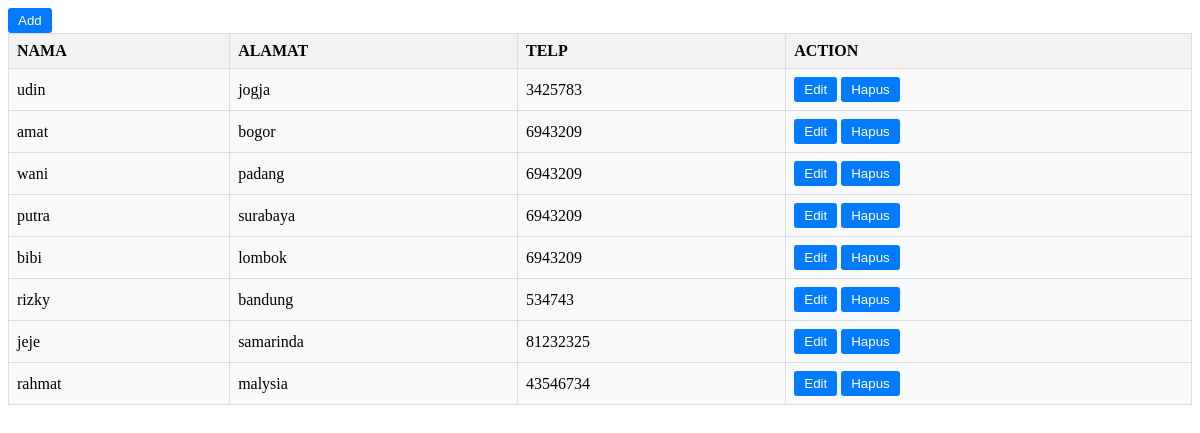
/pengarang/index.php, run on the app's committed database.
### tables this page shows
CREATE TABLE `pengarang` (
  `id_pengarang` int(11) NOT NULL,
  `nama` varchar(100) NOT NULL,
  `alamat` tinytext NOT NULL,
  `telp` int(12) NOT NULL
);

### pengarang/index.php (the view, shortened to what this page needs)
<?php
$db_host = 'localhost';
$db_user = 'root';
$db_pass = '';
$db_name = 'perpus';
$conn = mysqli_connect($db_host, $db_user, $db_pass, $db_name);
$sql = 'SELECT id_pengarang, nama, alamat, telp
        FROM pengarang';
$query = mysqli_query($conn, $sql);
echo '<button onclick="addBook()">Add</button>';
echo '<table>
        <thead>
            <tr>
                <th>NAMA</th>
                <th>ALAMAT</th>
                <th>TELP</th>
                <th>ACTION</th>
            </tr>
        </thead>
        <tbody>';
while ($row = mysqli_fetch_array($query)) {
    echo '<tr>
            <td>' . $row['nama'] . '</td>
            <td>' . $row['alamat'] . '</td>
            <td>' . $row['telp'] . '</td>
            <td>
            <button class="btn-edit" onclick="editBook(' . $row['id_pengarang'] . ')">Edit</button>
            <button class="btn-delete" onclick="deleteBook(' . $row['id_pengarang'] . ')">Hapus</button>
        </td>
          </tr>';
}
echo '</tbody>
    </table>';
?>

### pengarang/index.php (style rules this page uses)
table { width: 100%; border-collapse: collapse; background-color: #f8f9fa; }
th, td { border: 1px solid #dddddd; text-align: left; padding: 8px; }
th { background-color: #f2f2f2; }
button { background-color: #007bff; color: #fff; border: none; padding: 5px 10px; cursor: pointer; border-radius: 3px; }

### data on the page
pengarang: nama "udin", alamat "jogja", telp "3425783"
pengarang: nama "amat", alamat "bogor", telp "6943209"
pengarang: nama "wani", alamat "padang", telp "6943209"
pengarang: nama "putra", alamat "surabaya", telp "6943209"
pengarang: nama "bibi", alamat "lombok", telp "6943209"
pengarang: nama "rizky", alamat "bandung", telp "534743"
pengarang: nama "jeje", alamat "samarinda", telp "81232325"
pengarang: nama "rahmat", alamat "malysia", telp "43546734"
